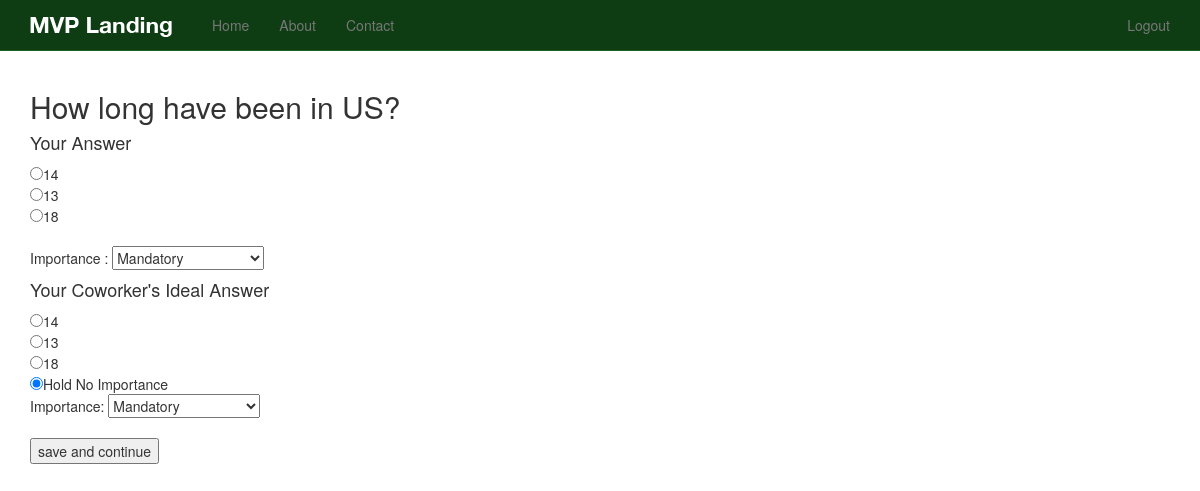
Before: /question/3 (signed in) with the older database file.
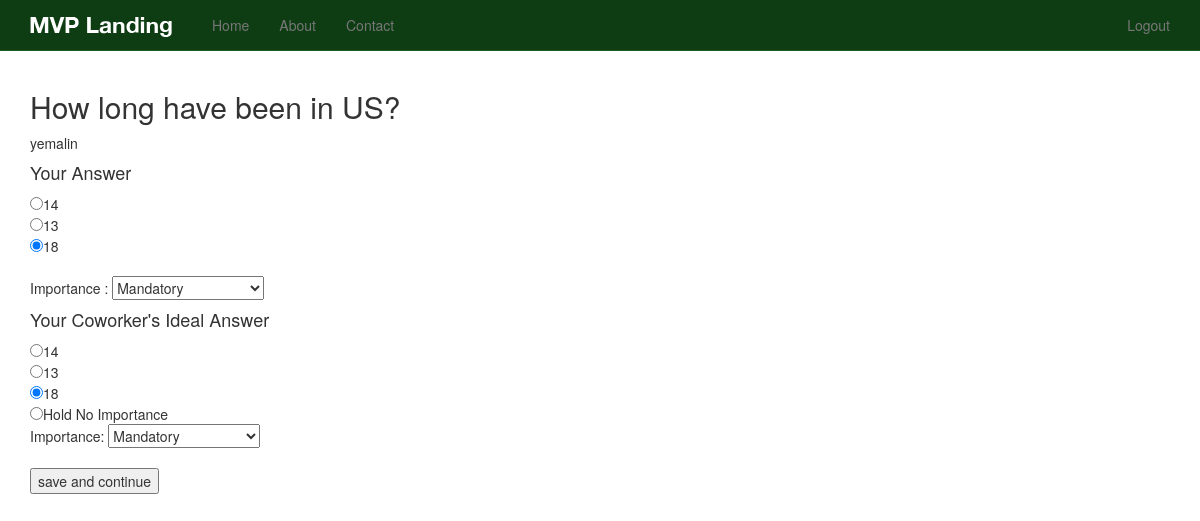
After: the same page with the newer database file.
### questions/models.py (models this page shows, shortened)
class Answer(models.Model):
	question  = models.ForeignKey(Question)
	text      = models.CharField(max_length =120)
	active    = models.BooleanField(default=True)
	draft     = models.BooleanField(default=False)
	timestamp = models.DateTimeField(auto_now_add=True, auto_now = False)

class UserAnswer(models.Model):
	user 						= models.ForeignKey(settings.AUTH_USER_MODEL)
	question 					= models.ForeignKey(Question)
	my_answer 					= models.ForeignKey(Answer, related_name='user_answer')
	my_answer_importance		= models.CharField(max_length=50, choices =LEVELS)
	my_points 					= models.IntegerField(default = -1)
	their_answer 			    = models.ForeignKey(Answer, null=True, blank=True, related_name='match_answer')
	their_importance	    	= models.CharField(max_length=50, choices =LEVELS)
	thier_points 				= models.IntegerField(default = -1)
	timestamp 					= models.DateTimeField(auto_now_add=True, auto_now = False)

### questions/views.py (the view)
# urls.py: url(r'^question/(?P<id>\d+)$', 'questions.views.single', name='question_single'),
def single(request, id):
	if request.user.is_authenticated() :
		queryset = Question.objects.all().order_by('-timestamp')
		instance =get_object_or_404(Question, id=id)
		try:
			user_answer = UserAnswer.objects.get(user=request.user, question=instance)
			updated_q = True
		except UserAnswer.DoesNotExist:
			user_answer = UserAnswer()
			updated_q = False
		except UserAnswer.MultipleObjectsReturned:
			user_answer = UserAnswer.objects.filter(user=request.user, question=instance)[0]
			updated_q = True
		except:
			user_answer = UserAnswer()
			updated_q = False
		form = UserResponseForm(request.POST or None)
		if form.is_valid():
			print form.cleaned_data
			question_id =form.cleaned_data.get('question_id')
			answer_id =form.cleaned_data.get('answer_id')
			importance_level =form.cleaned_data.get('importance_level')
			their_importance_level =form.cleaned_data.get('their_importance_level')
			their_answer_id	 =form.cleaned_data.get('their_answer_id')
			question_instance = Question.objects.get(id = question_id)
			answer_instance   = Answer.objects.get(id = answer_id)
			user_answer.user 					=  request.user
			user_answer.question 				=  question_instance
			user_answer.my_answer 				=  answer_instance
			user_answer.my_answer_importance 	=  importance_level
			if their_answer_id != -1:
				their_answer_instance	 = Answer.objects.get(id =their_answer_id)
				user_answer.their_answer 			= their_answer_instance
				user_answer.their_importance = their_importance_level
			else:
				user_answer.their_answer =None
				user_answer.their_importance = "Not Important"
			user_answer.save()
			next_q = Question.objects.order_by("?").first()
			return redirect("question_single", id=next_q.id)
		context = {
			"form": form,
			"instance": instance,
			"user_answer": user_answer,
		}
		return render(request, "questions/single.html", context)
	else:
		raise Http404

### questions/forms.py (shortened to what this page needs)
class UserResponseForm(forms.Form):
	question_id = forms.IntegerField()
	answer_id   = forms.IntegerField()
	importance_level =forms.ChoiceField(choices =LEVELS)
	their_answer_id = forms.IntegerField()
	their_importance_level =forms.ChoiceField(choices =LEVELS)

### templates/questions/single.html (shortened to what this page needs)
{% extends "base.html" %}
{% block content %}
<form method ='POST' action=''>{%csrf_token %}
<h2>{{instance.text}}</h2>
{{user_answer.user}}
<h4> Your Answer</h4>
{% for ans in instance.answer_set.all %}
<input type ='radio' name='answer_id' value='{{ans.id}}'
{% if user_answer.my_answer.id == ans.id %}
checked=checked {% endif %}/>{{ans.text}}
<br/>
{% endfor %}
<br/>
Importance : {{form.importance_level}}
<h4> Your Coworker's Ideal Answer</h4>
{% for ans in instance.answer_set.all %}
<input type ='radio' name='their_answer_id' value='{{ans.id}}'
{% if user_answer.their_answer.id == ans.id %}
checked=checked {% endif %} />{{ans.text}}
<br/>
{% endfor %}
<input type ='radio' name='their_answer_id' value='-1'
{% if not user_answer.their_answer %} checked=checked {% endif %}
/>Hold No Importance
<br/>
Importance: {{form.their_importance_level}}<br/><br/>
<input type='submit' value ='save and continue'/>
</form>
{% endblock %}

Changed rows visible on the page:
added UserAnswer: user "yemalin"
computed for Answer (number 3 of 3 on the later page): answer_id "☐" → "☑"; their_answer_id "☐" → "☑"
Other visible differences:
form field their_answer_id: "☑" → (not shown)
